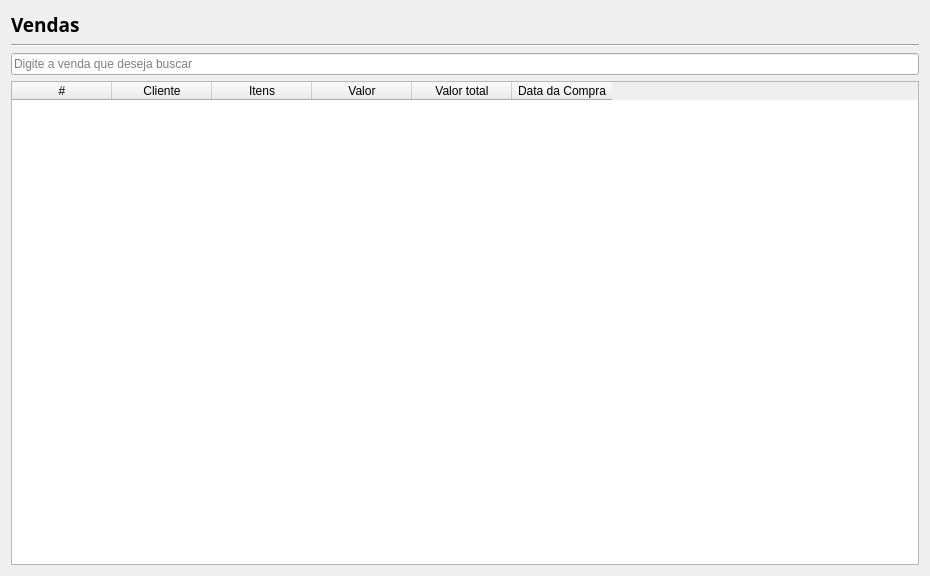
<?xml version="1.0" encoding="UTF-8"?>
<ui version="4.0">
 <class>Form</class>
 <widget class="QWidget" name="Form">
  <property name="geometry">
   <rect>
    <x>0</x>
    <y>0</y>
    <width>930</width>
    <height>576</height>
   </rect>
  </property>
  <property name="windowTitle">
   <string>Form</string>
  </property>
  <layout class="QVBoxLayout" name="verticalLayout">
   <item>
    <widget class="QLabel" name="label">
     <property name="font">
      <font>
       <family>Arial Black</family>
       <pointsize>14</pointsize>
       <weight>75</weight>
       <bold>true</bold>
      </font>
     </property>
     <property name="text">
      <string>Vendas</string>
     </property>
    </widget>
   </item>
   <item>
    <widget class="Line" name="line">
     <property name="orientation">
      <enum>Qt::Horizontal</enum>
     </property>
    </widget>
   </item>
   <item>
    <widget class="QLineEdit" name="campo_pesquisa">
     <property name="placeholderText">
      <string>Digite a venda que deseja buscar</string>
     </property>
    </widget>
   </item>
   <item>
    <widget class="QTableWidget" name="tabela">
     <column>
      <property name="text">
       <string>#</string>
      </property>
      <property name="textAlignment">
       <set>AlignCenter</set>
      </property>
     </column>
     <column>
      <property name="text">
       <string>Cliente</string>
      </property>
      <property name="textAlignment">
       <set>AlignCenter</set>
      </property>
     </column>
     <column>
      <property name="text">
       <string>Itens</string>
      </property>
      <property name="textAlignment">
       <set>AlignCenter</set>
      </property>
     </column>
     <column>
      <property name="text">
       <string>Valor</string>
      </property>
      <property name="textAlignment">
       <set>AlignCenter</set>
      </property>
     </column>
     <column>
      <property name="text">
       <string>Valor total</string>
      </property>
      <property name="textAlignment">
       <set>AlignCenter</set>
      </property>
     </column>
     <column>
      <property name="text">
       <string>Data da Compra</string>
      </property>
      <property name="textAlignment">
       <set>AlignCenter</set>
      </property>
     </column>
    </widget>
   </item>
  </layout>
 </widget>
 <resources/>
 <connections/>
</ui>
